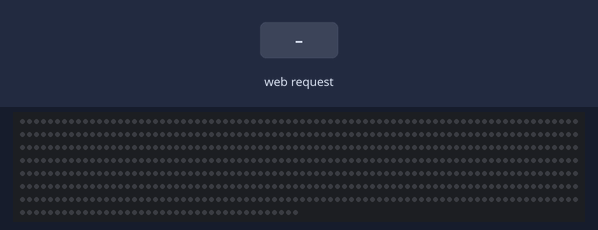
The sketch below on a simulated ESP8266 (NodeMCU). Parts: 600 RGB LEDs in strip order, left to right, continuing on the next row. Inputs (shaded band) come from the test bench. Dim RGB values are drawn brighter than linear; WiFi joins after 1.5 s; servers stay silent unless stated; random numbers use the default seed unless the sketch sets one; what the sketch prints to the serial monitor is not drawn.

Above: at 2.7 s.
2.8 s: HTTP request GET /light received
At 4.64 s:
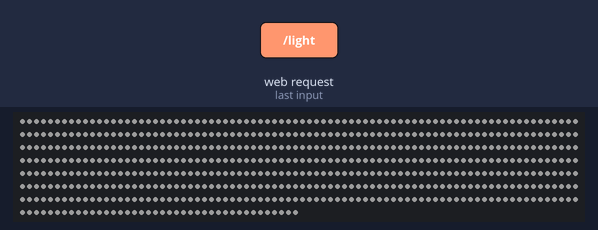
At 5.73 s:
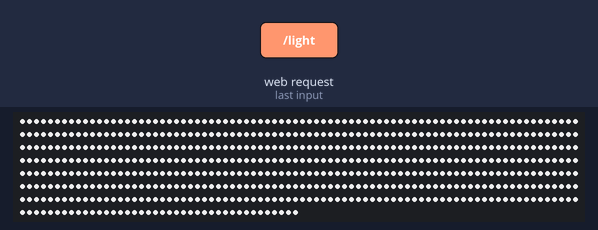
Timing chart, 0 to 7.2 s (numbered marks = the images above; inputs shaded):
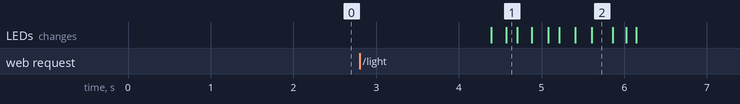

The sketch:

WifiLighenting.ino
```cpp
#include <Adafruit_NeoPixel.h>
#include <ESP8266WiFi.h>
#include <WiFiClient.h>
#include <ESP8266WebServer.h>
#include <ESP8266mDNS.h>

#define LED_COUNT 600


#ifndef STASSID
#define STASSID "jhome"
#define STAPSK  "superman"
#endif

Adafruit_NeoPixel strip1(LED_COUNT, D1, NEO_GRB + NEO_KHZ800);
const char* ssid = STASSID;
const char* password = STAPSK;

ESP8266WebServer server(80);

void setup() {
  // put your setup code here, to run once:
  strip1.begin();
  strip1.clear();
  strip1.show();

  Serial.begin(115200);
  WiFi.mode(WIFI_STA);
  WiFi.begin(ssid, password);
  Serial.println("");

  while (WiFi.status() != WL_CONNECTED) {
    delay(500);
    Serial.print(".");
  }
  Serial.println("");
  Serial.print("Connected to ");
  Serial.println(ssid);
  Serial.print("IP address: ");
  Serial.println(WiFi.localIP());

  if (MDNS.begin("esp8266")) {
    Serial.println("MDNS responder started");
  }

  server.on("/", handleRoot);

  server.on("/light", []() {
    RunLight();
    for(int i=0;i<20;i++){
      int dur = random(5, 100);
      int level = random(20, 255);
      FlashStrip(level, dur);
    }
    server.send(200, "text/plain", "done");
  });

    server.begin();
  Serial.println("HTTP server started");
}


void loop() {
  server.handleClient();
  MDNS.update();
  // put your main code here, to run repeatedly:
}

void handleRoot() {

  server.send(200, "text/plain", "hello from esp8266!\r\n");

}

void RunLight(){
  for(int i = 0; i< LED_COUNT; i = i+7){
    strip1.setPixelColor(i, 0xFFFFFF);
    strip1.setPixelColor(i+1, 0xFFFFFF);
    strip1.setPixelColor(i+2, 0xFFFFFF);
    strip1.setPixelColor(i+3, 0xFFFFFF);
    strip1.setPixelColor(i+4, 0xFFFFFF);
    strip1.setPixelColor(i+5, 0xFFFFFF);
    strip1.setPixelColor(i+6, 0xFFFFFF);
    strip1.show();
  }
  strip1.clear();
  strip1.show();

}

void FlashStrip(int level, int duration){
  for(int i = 0; i< LED_COUNT; i++){
    strip1.setPixelColor(i, level, level, level);
  }
  strip1.show();
  delay(duration);
  strip1.clear();
  strip1.show();
}
```

Measured:
- after the input at 2.8 s, the LEDs: first change after 1.6 s (image 1 shows a later state)
